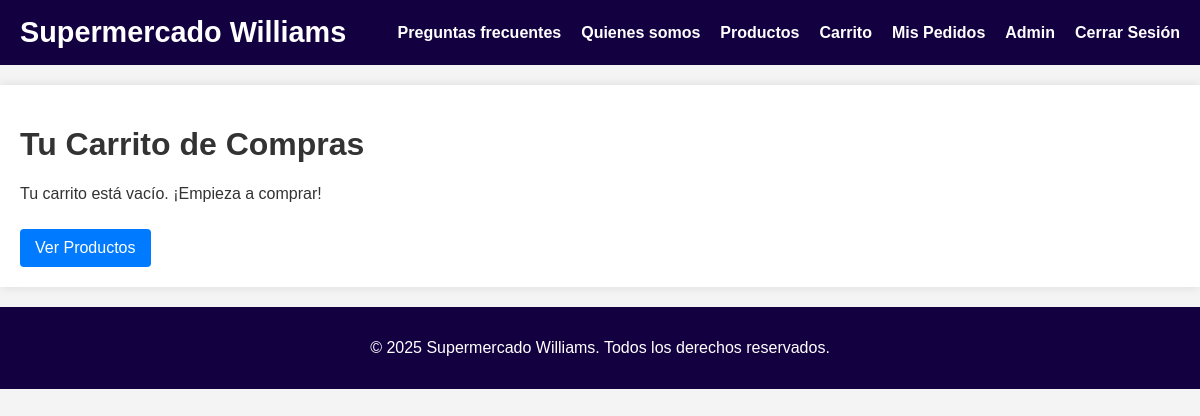
The page /cart (signed in) on the database as committed earlier.
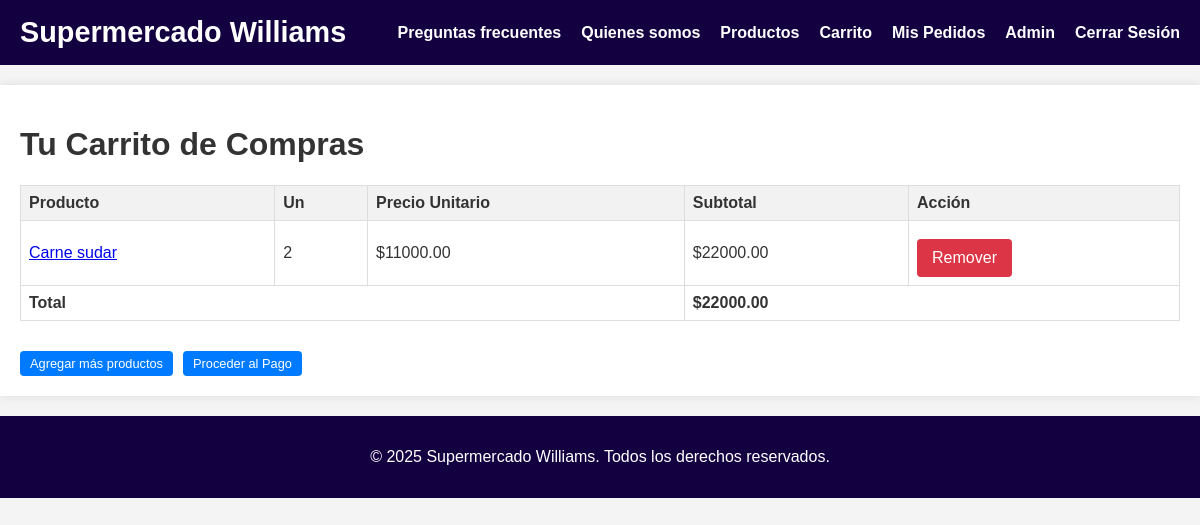
The same page on the database as committed later.
### models.py (models this page shows, shortened)
class CartItem(db.Model):
    id = db.Column(db.Integer, primary_key=True)
    user_id = db.Column(db.Integer, db.ForeignKey('user.id'), nullable=False)
    product_id = db.Column(db.Integer, db.ForeignKey('product.id'), nullable=False)
    quantity = db.Column(db.Integer, nullable=False, default=1)
    timestamp = db.Column(db.DateTime, index=True, default=datetime.utcnow)
    user = db.relationship('User', backref='cart_items')
    product = db.relationship('Product', backref='cart_items')

class Product(db.Model):
    id = db.Column(db.Integer, primary_key=True)
    secction = db.Column(db.String(64), nullable=False, default="Res")
    name = db.Column(db.String(128), nullable=False)
    description = db.Column(db.Text)
    price = db.Column(db.Float, nullable=False)
    stock = db.Column(db.Integer, nullable=False, default=0)
    image_url = db.Column(db.String(256))

### routes.py (the view)
@app.route('/cart')
@login_required
def cart():
    cart_items = current_user.cart_items  # <-- CORRECTO, sin paréntesis
    total_price = sum(item.product.price * item.quantity for item in cart_items)
    return render_template('cart.html', title='Shopping Cart', cart_items=cart_items, total_price=total_price)

### models.py (called while the page is built)
    @property
    def is_authenticated(self):
        return True

### routes.py (called while the page is built)
@login_manager.user_loader
def load_user(user_id):
    return User.query.get(int(user_id))

### templates/cart.html
{% extends "base.html" %}
{% block content %}
    <h1>Tu Carrito de Compras</h1>
    {% if cart_items %}
        <table class="cart-table">
            <thead>
                <tr>
                    <th>Producto</th>
                    <th>Un</th>
                    <th>Precio Unitario</th>
                    <th>Subtotal</th>
                    <th>Acción</th>
                </tr>
            </thead>
            <tbody>
                {% for item in cart_items %}
                    <tr>
                        <td><a href="{{ url_for('product_detail', product_id=item.product.id) }}">{{ item.product.name }}</a></td>
                        <td>{{ item.quantity }}</td>
                        <td>${{ "%.2f"|format(item.product.price) }}</td>
                        <td>${{ "%.2f"|format(item.product.price * item.quantity) }}</td>
                        <td><a href="{{ url_for('remove_from_cart', item_id=item.id) }}" class="button danger">Remover</a></td>
                    </tr>
                {% endfor %}
            </tbody>
            <tfoot>
                <tr>
                    <td colspan="3"><strong>Total</strong></td>
                    <td colspan="2"><strong>${{ "%.2f"|format(total_price) }}</strong></td>
                </tr>
            </tfoot>
        </table>
        <div class="cart-actions" style="display: flex; gap: 10px;">
            <a href="{{ url_for('products') }}" class="button small">Agregar más productos</a>
            <a href="{{ url_for('checkout') }}" class="button primary small">Proceder al Pago</a>
        </div>
    {% else %}
        <p>Tu carrito está vacío. ¡Empieza a comprar!</p>
        <a href="{{ url_for('products') }}" class="button">Ver Productos</a>
    {% endif %}
{% endblock %}

Rows that differ between the two databases and show on the page:
added CartItem: product.name "Carne sudar", quantity "2"
now on this page (row unchanged): Product: product.price "11000.00", item.product.price*item.quantity "22000.00"
Other text that changed with them:
{{ "%.2f"|format(total_price) }}: (not shown) → "22000.00"
text no longer shown: "Tu carrito está vacío. ¡Empieza a comprar! Ver Productos"
text now shown: "Producto Un Precio Unitario Subtotal Acción Total $ Agregar más productos Proceder al Pago"
